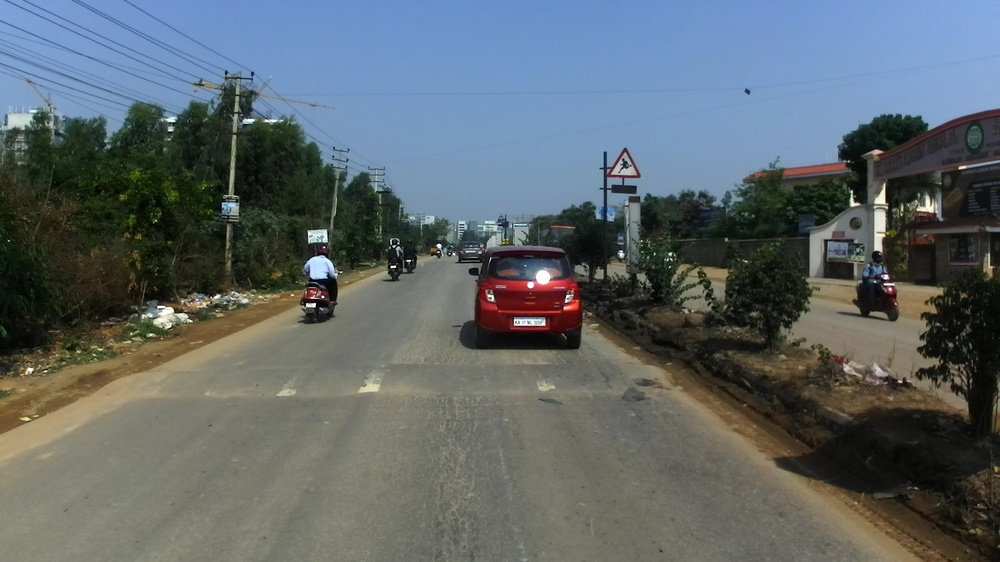
#> input picture Color Extraction/Code/image.jpg, 1000 x 562 px, shrunk from 1920 x 1080 before the run
$ python threshold_image.py
#> lines starting #> are read from the running program, lines starting #| are printed output that depends on the picture; after the words box and inside, x2 and y2 are one past the last pixel; in counts of white or black regions, pixels touching at a corner belong together
import cv2
import numpy as np
img = cv2.imread("image.jpg")
#> img is the input picture: shape (562, 1000, 3); mean B, G, R 105.5, 102.3, 93.6
img=cv2.cvtColor(img,cv2.COLOR_BGR2YCrCb)
#> img: shape (562, 1000, 3); mean of channels 0, 1, 2 100.1, 123.4, 131.1

Y,Cr,Cb = cv2.split(img)
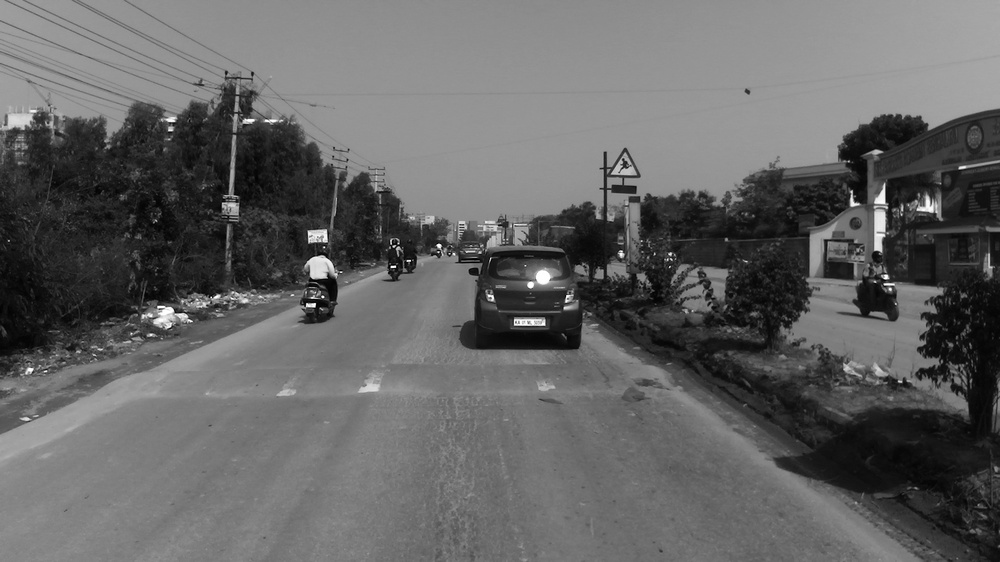
#> Y: shape (562, 1000); min 0, max 255, mean 100.1
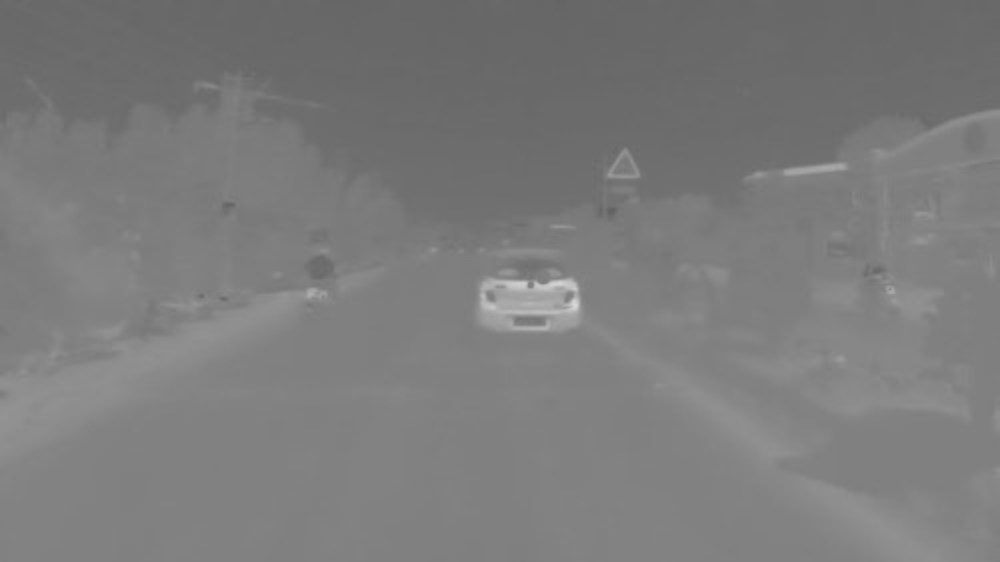
#> Cr: shape (562, 1000); min 98, max 216, mean 123.4
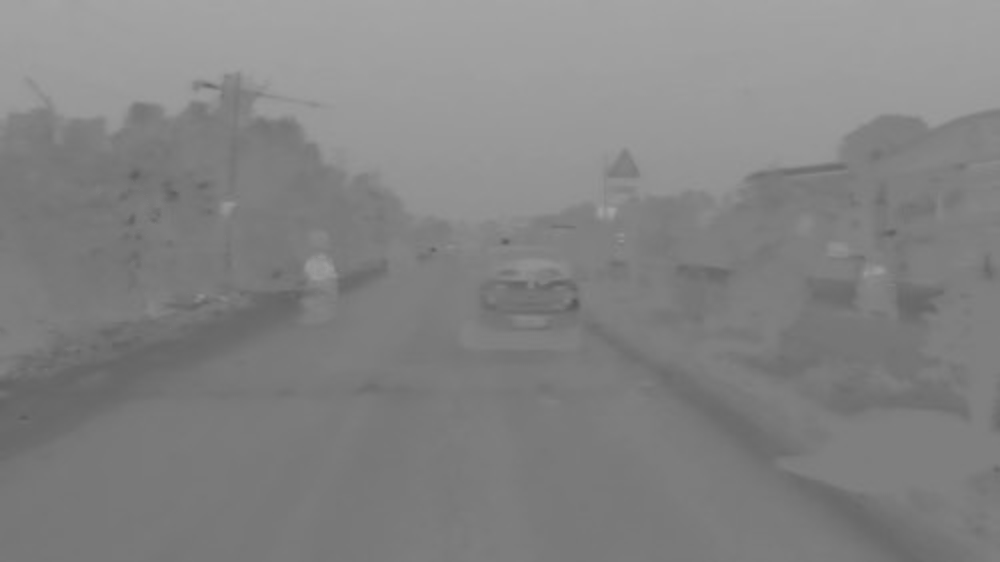
#> Cb: shape (562, 1000); min 87, max 165, mean 131.1

output_Y = cv2.equalizeHist(Y)
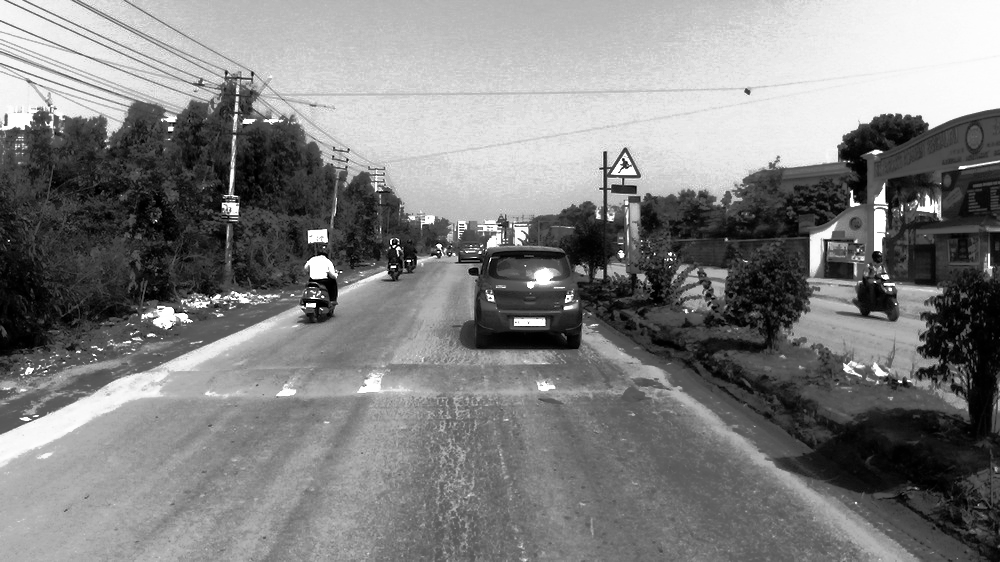
#> output_Y: shape (562, 1000); min 0, max 255, mean 128.7
output_Cr = cv2.equalizeHist(Cr)
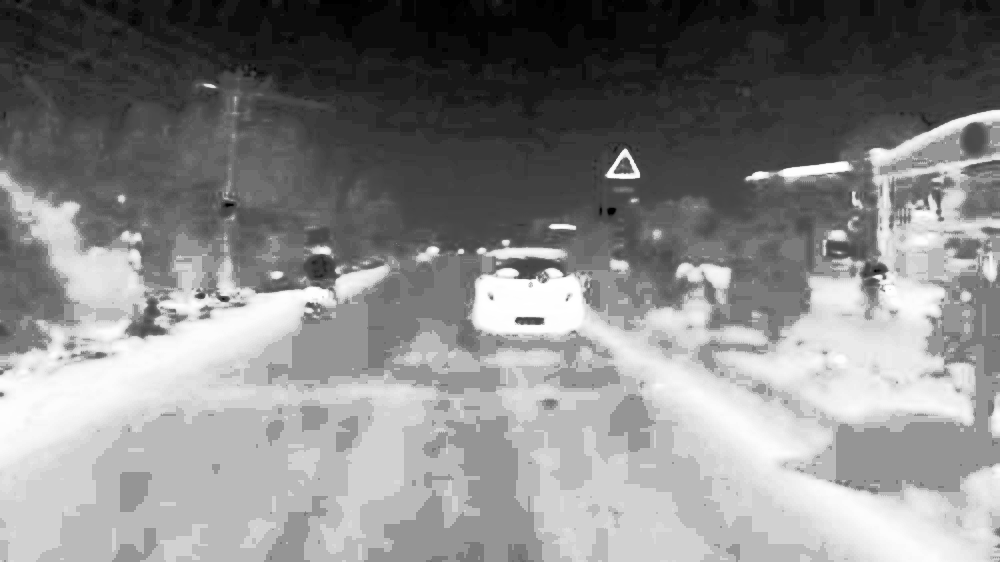
#> output_Cr: shape (562, 1000); min 0, max 255, mean 134.6
output_Cb = cv2.equalizeHist(Cb)
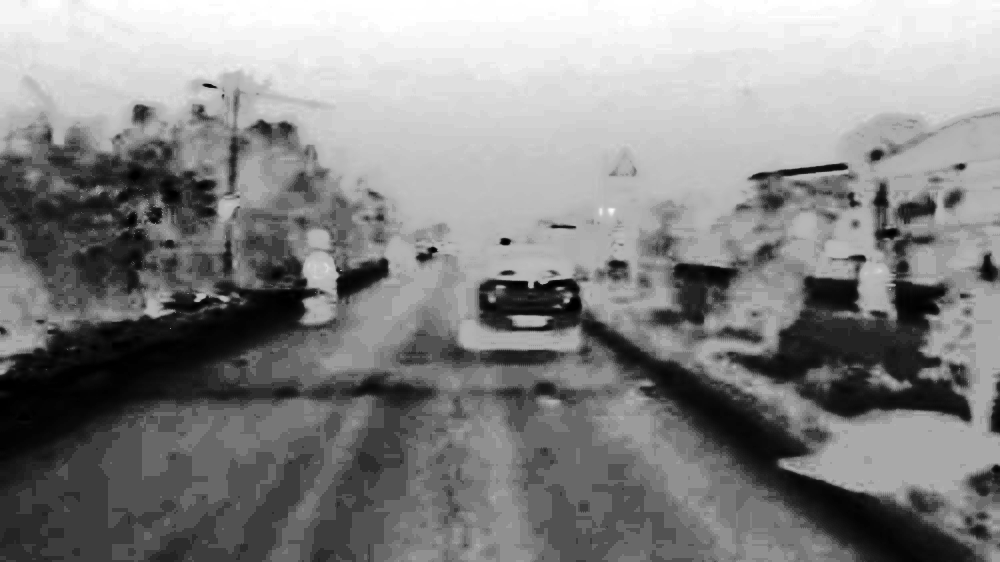
#> output_Cb: shape (562, 1000); min 0, max 255, mean 132.6
img = cv2.merge((output_Y, output_Cr, output_Cb))
#> img: shape (562, 1000, 3); mean of channels 0, 1, 2 128.7, 134.6, 132.6

ret, thresh2 = cv2.threshold(output_Cr, 200, 255, cv2.THRESH_BINARY)
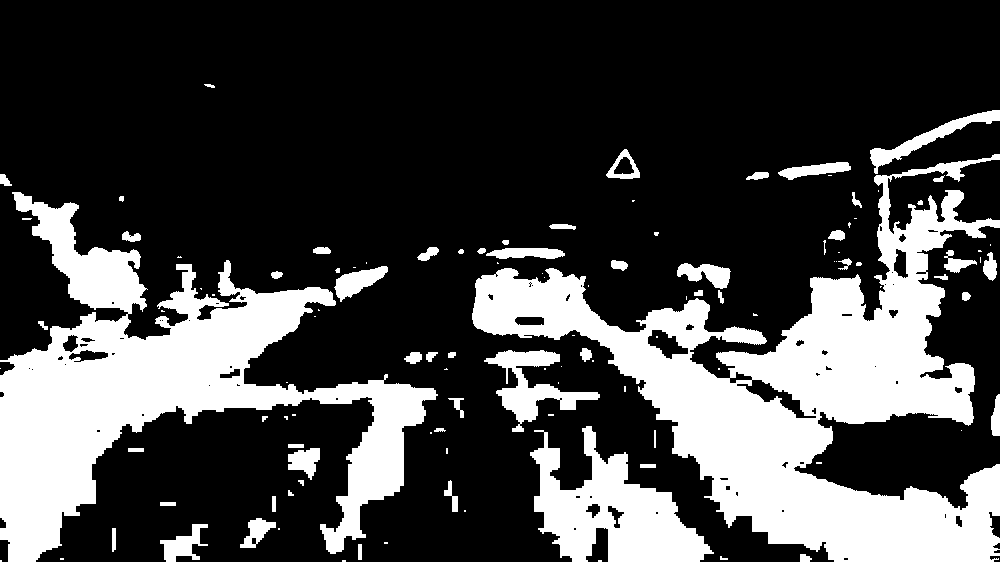
#> thresh2: shape (562, 1000); 27.2% white; 115 white regions (53 under 20 px), largest, box (x1, y1, x2, y2) and area: (472, 154, 1000, 562) 71951, (0, 192, 438, 562) 54130, (530, 426, 714, 562) 12079

cv2.imshow('Image',thresh2)
cv2.waitKey(0)
cv2.destroyAllWindows()
